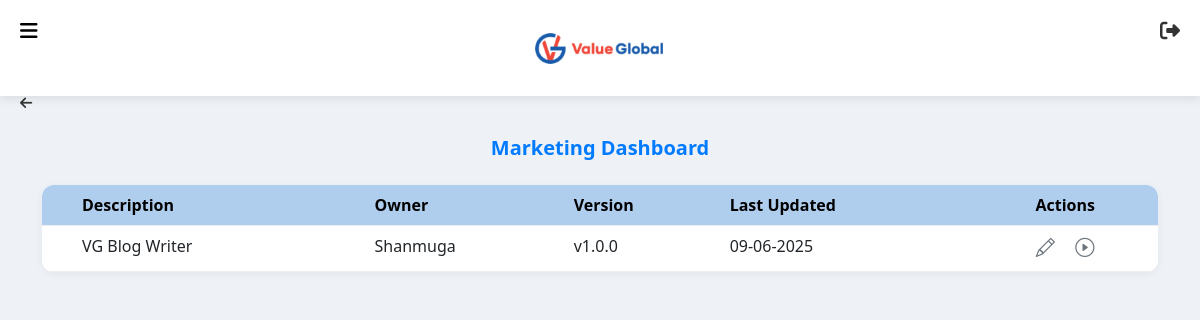
Screenshot of /dashboard/Marketing with the database file from the repository.
### tables this page shows
CREATE TABLE autogpt1 (
            id INTEGER PRIMARY KEY AUTOINCREMENT,
            business_function TEXT NOT NULL,
            gpt_name TEXT NOT NULL,
            description TEXT NOT NULL,
            prompt TEXT NOT NULL,
            template_file TEXT,
            timestamp TIMESTAMP DEFAULT CURRENT_TIMESTAMP,
            username TEXT NOT NULL,        
            role TEXT NOT NULL,
            version TEXT NOT NULL,
            input_expected TEXT NOT NULL,
            status
        , help_text TEXT);

### routes/dashboard/business_function_dashboard.py (the view)
@dashboard_bp.route('/dashboard/<business_function>')
def business_function_dashboard(business_function):
    query = request.args.get('query', '').strip()
    with sqlite3.connect('autogpt1.db') as conn:
        conn.row_factory = sqlite3.Row
        cur = conn.cursor()
        cur.execute(
            """
            SELECT id, business_function, gpt_name, version, timestamp, role
            FROM autogpt1
            WHERE business_function = ? AND status = 'Active'
        """, (business_function, ))
        prompts = cur.fetchall()
    user_data = []
    with sqlite3.connect('user4.db') as conn:
        conn.row_factory = sqlite3.Row
        cur = conn.cursor()
        cur.execute(
            "SELECT username, rolebase_gptname FROM user4 WHERE status = 'Active'"
        )
        users = cur.fetchall()
    merged_data = []
    for prompt in prompts:
        for user in users:
            entries = user["rolebase_gptname"].split(',')
            for entry in entries:
                parts = entry.strip().split('|')
                if len(parts) == 2 and parts[0] == business_function and parts[
                        1] == prompt["gpt_name"]:
                    merged_data.append({
                        "id": prompt["id"],
                        "version": prompt["version"],
                        "timestamp": prompt["timestamp"],
                        "username": user["username"],
                        "description": parts[1]  # e.g. "Standard Template"
                    })
    return render_template('dashboard/business_function_dashboard.html',
                           function=business_function,
                           query=query,
                           prompts=merged_data)

### templates/dashboard/business_function_dashboard.html (shortened to what this page needs)
<!DOCTYPE html>
<html lang="en">
<head>
    <link rel="stylesheet" href="https://cdn.jsdelivr.net/npm/bootstrap@5.3.0-alpha3/dist/css/bootstrap.min.css">
    <link rel="stylesheet" href="https://cdnjs.cloudflare.com/ajax/libs/bootstrap-icons/1.10.3/font/bootstrap-icons.min.css">
    <link rel="stylesheet" href="https://cdnjs.cloudflare.com/ajax/libs/font-awesome/6.4.2/css/all.min.css">
</head>
<body>
    <header class="header">
        <div class="menu-container" onclick="toggleDropdown()">
            <i class="fas fa-bars menu-icon"></i>
        </div>
        <div class="logo-container">
            <img src="{{ url_for('static', filename='LogoWhite.png') }}" alt="Logo" class="logo">
        </div>
        <div class="logout-container">
            <a href="{{ url_for('auth.index') }}" title="Log Out">
                <i class="fas fa-sign-out-alt logout-icon"></i>
            </a>
        </div>
    </header>
    <div class="back-icon-container">
        <a href="{{ url_for('dashboard.dashboard') }}" class="back-icon" title="Go Back">
            <i class="fas fa-arrow-left"></i>
        </a>
    </div>
    <div class="container">
        <h5>{{function}} Dashboard</h5>
        <table class="table">
            <thead>
                <tr>
                    <th>Description</th>
                    <th>Owner</th>
                    <th>Version</th>
                    <th>Last Updated</th>
                    <th class="actions">Actions</th>
                </tr>
            </thead>
            <tbody>
                {% if prompts %}
                {% for row in prompts %}
                <tr>
                    <td>{{ row['description'] }}</td>
                    <td>{{ row['username'] }}</td>
                    <td>{{ row['version'] }}</td>
                    <td>{{ row['timestamp'] }}</td>
                    <td class="actions">
                        <a href="{{ url_for('prompt.edit_autogpt', prompt_id=row['id']) }}" title="Edit"><i class="bi bi-pencil"></i></a>
                        <a href="{{ url_for('dashboard.run_autogpt', prompt_id=row['id']) }}" title="Run"><i class="bi bi-play-circle"></i></a>
                    </td>
                </tr>
                {% endfor %}
                {% else %}
                <tr>
                    <td colspan="5" class="text-center text-danger">No matching data found.</td>
                </tr>
                {% endif %}
            </tbody>
        </table>
    </div>
</body>
</html>

### templates/dashboard/business_function_dashboard.html (style rules this page uses)
body { font-family: 'Segoe UI', Tahoma, Geneva, Verdana, sans-serif; background-color: #eef2f7; color: #212529; }
.header { display: flex; justify-content: center; align-items: center; background-color: #ffffff; height: 12vh; padding: 10px 20px; box-shadow: 0px 2px 10px rgba(0, 0, 0, 0.1); position: relative; }
.menu-container { cursor: pointer; position: absolute; left: 20px; top: 20px; }
.menu-icon { font-size: 20px; color: black; }
.logo-container { flex-grow: 1; display: flex; justify-content: center; }
.logo { height: 35px; }
.logout-container { position: absolute; right: 20px; top: 20px; }
.logout-icon { font-size: 20px; color: #333; }
.container { margin-top: 40px; }
h5 { color: #007bff; font-weight: 600; text-align: center; margin-bottom: 25px; }
table { width: 100%; background-color: #fff; border-radius: 12px; overflow: hidden; box-shadow: 0px 2px 8px rgba(0, 0, 0, 0.05); }
th, td { padding: 12px 20px; border-bottom: 1px solid #eee; text-align: left; }
th:first-child, td:first-child { padding-left: 40px; }
th { background-color: #afceee !important; color: #000 !important; font-weight: 600; }
.actions { text-align: center; }
.actions i { font-size: 1.2rem; margin: 0 8px; cursor: pointer; color: #6c757d; }
.back-icon-container { position: absolute; top: 90px; left: 20px; }
.back-icon { font-size: 14px; color: #333; text-decoration: none; }

### rows the page displays
autogpt1: business_function "Marketing", description "VG Blog Writer", username "Shanmuga", version "v1.0.0", timestamp "09-06-2025"
